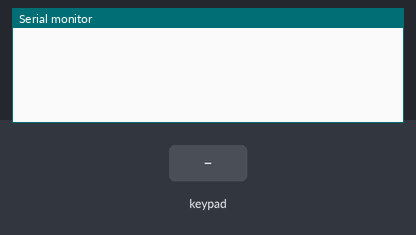
The sketch below on a simulated Arduino Uno, built with avr-gcc and run on an emulated ATmega328P. Parts: the last lines printed to the serial monitor. The test bench sets the inputs (shaded band).

Above: at 1.2 s.
1.3 s: key '1' pressed
At 1.8 s:
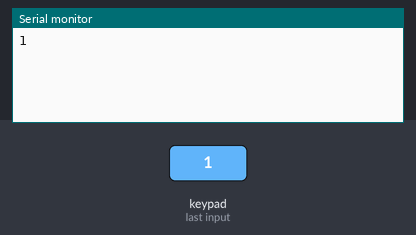
2.8 s: keypad keys 6 7 8 9 # pressed 0.4 s apart
At 5.6 s:
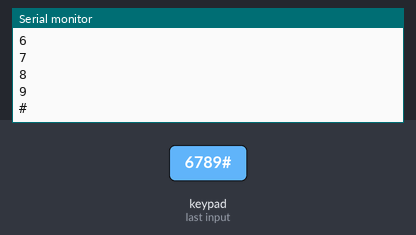
6.3 s: key '*' pressed
At 7.0 s:
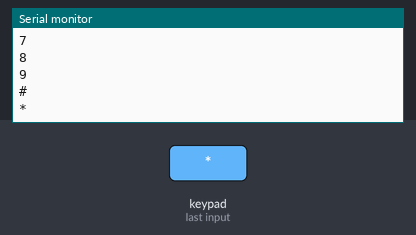
7.8 s: keypad keys 1 0 1 1 1 2 pressed 0.4 s apart
At 10.8 s:
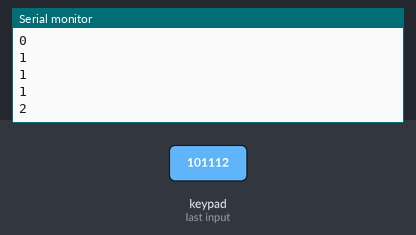
Timing chart, 0 to 12.3 s (numbered marks = the images above; inputs shaded):
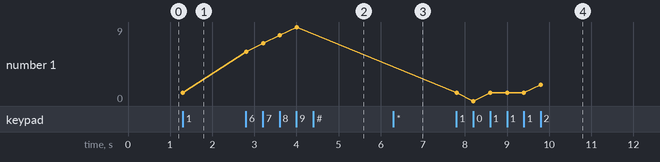

Measured:
- after the input at 1.3 s, the serial monitor: prints a new line at once (image 1)
- after the input at 2.8 s, the serial monitor: prints a new line at once (image 2)
- after the input at 6.3 s, the serial monitor: prints a new line at once (image 3)
- after the input at 7.8 s, the serial monitor: prints a new line at once (image 4)
- plotted number 1: 1 → 9 after the input at 2.8 s, 9 → 2 after the input at 7.8 s

The sketch:

keypad.ino
```cpp
/* keypad example
 *
 */

#include <Key.h>
#include <Keypad.h>

const byte ROWS = 4;
const byte COLS = 3;

char keys[ROWS][COLS] = {
  {'1','2','3'},
  {'4','5','6'},
  {'7','8','9'},
  {'*','0','#'}
};

/* oops -- can't use pin 13 -- it has led on it! */

byte rowPins[ROWS] = {6, 7, 8, 9};
byte colPins[COLS] = {10, 11, 12};

Keypad keypad = Keypad(makeKeymap(keys), rowPins, colPins, ROWS, COLS);

void setup()
{
  Serial.begin(9600);
}

void loop()
{
  char key = keypad.getKey();

  if (key)
    Serial.println(key);
}
```
